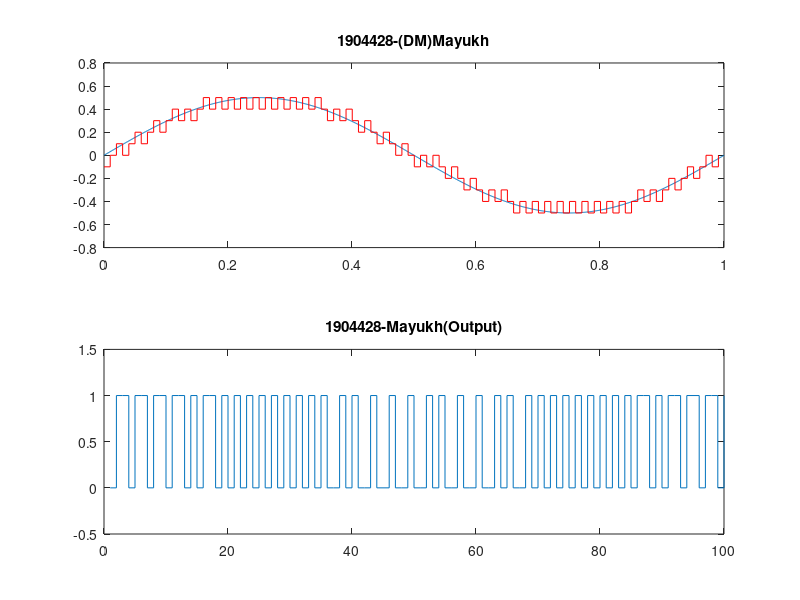

MATLAB code for this plot:
clc clear all; close all; pkg load signal; t=linspace(0,1,1000); A=0.5; fc=1; m_t=A*sin(2*pi*t*fc); s=0.1; %step size s_t=0; v=1; mqc_t=0; for i=1:10:length(t)     if(m_t(1,i)>mqc_t(1,v))        s_t(1,v)=1        mqc_t(1,v+1)=mqc_t(1,v)+s;     else        s_t(1,v)=0;        mqc_t(1,v+1)=mqc_t(1,v)-s;     end     t1(1,v)=t(1,i);     v=v+1;  end  subplot(2,1,1)  plot(t,m_t);  title('1904428-(DM)Mayukh');  hold on  stairs(t1,mqc_t(2:101),'r')  subplot(2,1,2)  stairs(s_t)  axis([0 100 -0.5 1.5])    title('1904428-Mayukh(Output)');